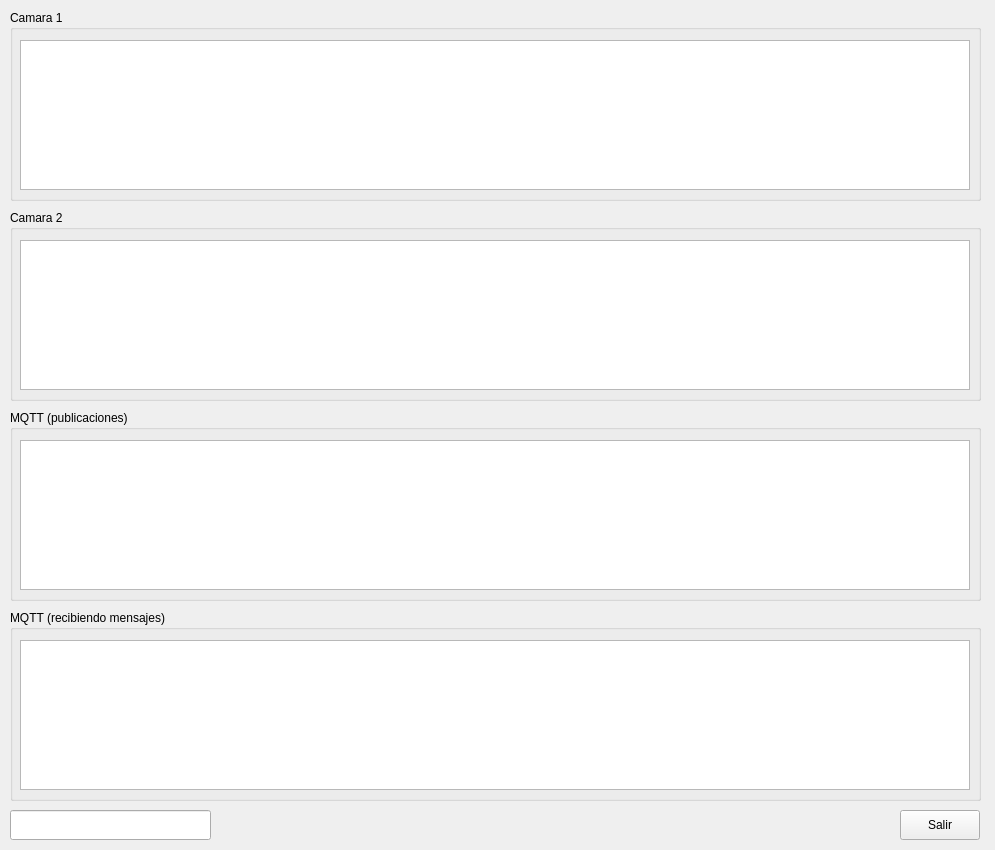
<?xml version="1.0" encoding="UTF-8"?>
<ui version="4.0">
 <class>MainWindow</class>
 <widget class="QMainWindow" name="MainWindow">
  <property name="geometry">
   <rect>
    <x>0</x>
    <y>0</y>
    <width>995</width>
    <height>850</height>
   </rect>
  </property>
  <property name="minimumSize">
   <size>
    <width>995</width>
    <height>850</height>
   </size>
  </property>
  <property name="maximumSize">
   <size>
    <width>995</width>
    <height>850</height>
   </size>
  </property>
  <property name="windowTitle">
   <string>MainWindow</string>
  </property>
  <widget class="QWidget" name="centralwidget">
   <widget class="QGroupBox" name="cam1">
    <property name="geometry">
     <rect>
      <x>10</x>
      <y>10</y>
      <width>971</width>
      <height>191</height>
     </rect>
    </property>
    <property name="title">
     <string>Camara 1</string>
    </property>
    <widget class="QTextEdit" name="C1_show">
     <property name="geometry">
      <rect>
       <x>10</x>
       <y>30</y>
       <width>950</width>
       <height>150</height>
      </rect>
     </property>
     <property name="readOnly">
      <bool>true</bool>
     </property>
    </widget>
   </widget>
   <widget class="QGroupBox" name="cam1_2">
    <property name="geometry">
     <rect>
      <x>10</x>
      <y>210</y>
      <width>971</width>
      <height>191</height>
     </rect>
    </property>
    <property name="title">
     <string>Camara 2</string>
    </property>
    <widget class="QTextEdit" name="C2_show">
     <property name="geometry">
      <rect>
       <x>10</x>
       <y>30</y>
       <width>950</width>
       <height>150</height>
      </rect>
     </property>
     <property name="readOnly">
      <bool>true</bool>
     </property>
    </widget>
   </widget>
   <widget class="QLineEdit" name="linea_IP">
    <property name="geometry">
     <rect>
      <x>10</x>
      <y>810</y>
      <width>201</width>
      <height>30</height>
     </rect>
    </property>
    <property name="font">
     <font>
      <pointsize>12</pointsize>
     </font>
    </property>
   </widget>
   <widget class="QPushButton" name="pushButton">
    <property name="geometry">
     <rect>
      <x>900</x>
      <y>810</y>
      <width>80</width>
      <height>30</height>
     </rect>
    </property>
    <property name="text">
     <string>Salir</string>
    </property>
   </widget>
   <widget class="QGroupBox" name="cam1_3">
    <property name="geometry">
     <rect>
      <x>10</x>
      <y>410</y>
      <width>971</width>
      <height>191</height>
     </rect>
    </property>
    <property name="title">
     <string>MQTT (publicaciones)</string>
    </property>
    <widget class="QTextEdit" name="mqtt_show">
     <property name="geometry">
      <rect>
       <x>10</x>
       <y>30</y>
       <width>950</width>
       <height>150</height>
      </rect>
     </property>
     <property name="readOnly">
      <bool>true</bool>
     </property>
    </widget>
   </widget>
   <widget class="QGroupBox" name="cam1_4">
    <property name="geometry">
     <rect>
      <x>10</x>
      <y>610</y>
      <width>971</width>
      <height>191</height>
     </rect>
    </property>
    <property name="title">
     <string>MQTT (recibiendo mensajes)</string>
    </property>
    <widget class="QTextEdit" name="py_show">
     <property name="geometry">
      <rect>
       <x>10</x>
       <y>30</y>
       <width>950</width>
       <height>150</height>
      </rect>
     </property>
     <property name="readOnly">
      <bool>true</bool>
     </property>
    </widget>
   </widget>
  </widget>
 </widget>
 <resources/>
 <connections>
  <connection>
   <sender>pushButton</sender>
   <signal>clicked()</signal>
   <receiver>MainWindow</receiver>
   <slot>close()</slot>
   <hints>
    <hint type="sourcelabel">
     <x>1190</x>
     <y>991</y>
    </hint>
    <hint type="destinationlabel">
     <x>1116</x>
     <y>991</y>
    </hint>
   </hints>
  </connection>
 </connections>
</ui>
